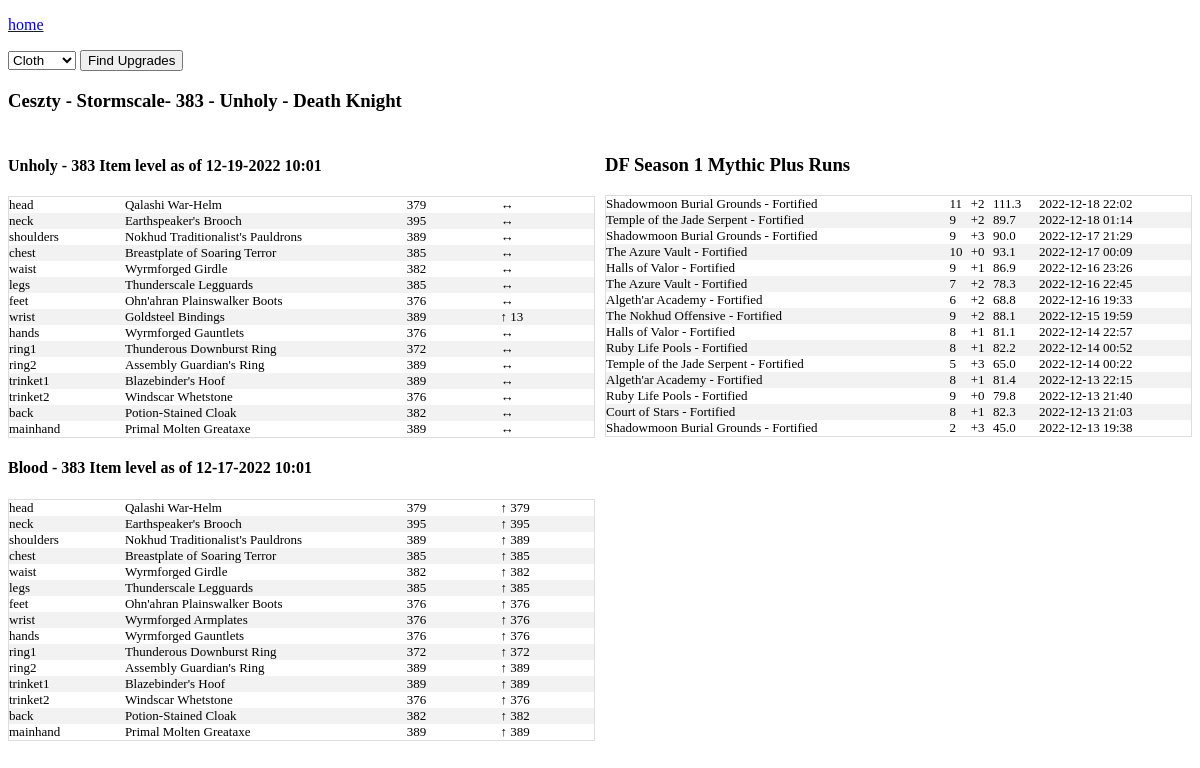
/us/Stormscale/Ceszty, run on the app's committed database.
### tables this page shows
CREATE TABLE character_gear_ext(
  name TEXT,
  realm TEXT,
  region TEXT,
  item_level TEXT,
  item_slot TEXT,
  item_name TEXT,
  derived_item_level REAL,
  last_crawled_at TEXT,
  equipped_item_level TEXT,
  class TEXT,
  unique_key,
  active_spec_name TEXT,
  active_spec_role TEXT,
  slot_item_level_change
, item_lookup);

CREATE TABLE all_mythic_plus_runs (
    name TEXT
    ,region TEXT
    ,realm TEXT
    ,dungeon TEXT
    ,short_name TEXT
    ,mythic_level int
    ,completed_at TEXT
    ,clear_time_ms INT
    ,num_keystone_upgrades INT
    ,map_challenge_mode_id INT
    ,zone_id INT
    ,score FLOAT
    ,affixes TEXT
    ,URL TEXT 
    ,unique_key TEXT UNIQUE
    ,tyr_or_fort TEXT
    , active_spec_name TEXT, active_spec_role TEXT, class TEXT);

### app.py (the view, shortened to what this page needs)
@app.route('/<region>/<realm>/<character_name>',methods=['POST','GET'])
def character_name(region,realm,character_name):
    conn = create_connection()
    cursor = conn.cursor()
    distinct_crawl_dates = cursor.execute("""select distinct active_spec_role
                                        ,active_spec_name
                                        ,last_crawled_at as last_crawled_cleansed
                                        ,last_crawled_at
                                        ,equipped_item_level
                                        from character_gear_ext
                                        where name = '{}'
                                            and realm = '{}'
                                            and region = '{}'

                                        order by last_crawled_at desc
                                            """.format(character_name,realm,region)).fetchall()
    results = cursor.execute("""select *
                            from character_gear_ext
                            where name = '{}'
                                and realm = '{}'
                                and region = '{}'
                            and item_slot not in ('tabard','shirt')
                                """.format(character_name,realm,region))
    data = results.fetchall()
    all_mythic_plus_runs = cursor.execute("""select *
                                    ,strftime('%Y-%m-%d %H:%M',completed_at) as completed_at_cleansed
                                    from all_mythic_plus_runs
                                    where name = '{}'
                                        and realm = '{}'
                                        and region = '{}'
                                    and strftime('%Y-%m-%d %H:%M',completed_at) >= '2022-12-01 00:00'
                                    order by completed_at desc
                                        """.format(character_name,realm,region)).fetchall()
    character = cursor.execute("""select *
                            ,last_crawled_at as last_crawled_cleansed
                            from character_gear_ext
                            where name = '{}'
                                and realm = '{}'
                                and region = '{}'
                            and item_slot not in ('tabard','shirt')
                            order by last_crawled_at desc
                                """.format(character_name,realm,region)).fetchone()
    return render_template('character.html',data=data,character=character,distinct_crawl_dates=distinct_crawl_dates,all_mythic_plus_runs=all_mythic_plus_runs)

### app.py (called while the page is built)
def create_connection():
    conn = None
    try:
        file ="/home/terrysey/MythicPlus/mplus.db"
        conn = sqlite3.connect(file
        ,detect_types=sqlite3.PARSE_DECLTYPES)
        conn.row_factory=sqlite3.Row
        return conn
    except Error as e:
        print(e)
        try:
            file="/Users/terryseyler/git/mythicplus/mplus.db"
            conn = sqlite3.connect(file
            ,detect_types=sqlite3.PARSE_DECLTYPES)
            conn.row_factory=sqlite3.Row
            return conn
        except Error as e:
            print(e)
            try:
                file="C:/Users/tlsey/git/MythicPlus/mplus.db"
                conn = sqlite3.connect(file
                ,detect_types=sqlite3.PARSE_DECLTYPES)
                conn.row_factory=sqlite3.Row
                return conn
            except Error as e:
                print(e)

### templates/character.html (shortened to what this page needs)
<!doctype html>
<link rel="stylesheet" href="{{ url_for('static', filename='style.css') }}">
<html>
<p><a href="{{url_for('index')}}">home</a></p>
<div class="form">
<span>
<form method="POST">
<select name="item_subclass" id="item_subclass">
  <option value="Cloth">Cloth</option>
</select>
<input class="btn" type="submit" name="submit_button" value="Find Upgrades">
</form>
</span>
</div>
<h3>{{ character['name'] }} - {{ character['realm'] }}- {{ character['equipped_item_level'] }} - {{ character['active_spec_name'] }} - {{character['class']}}</h3>
<div class="row">
<div class ="column">
{% for date in distinct_crawl_dates %}
<h4>{{ date['active_spec_name'] }} - {{date['equipped_item_level']}} Item level as of {{date['last_crawled_cleansed'] }}</h4>
<table class="character">
{% for item in data %}
{% if item['last_crawled_at'] == date['last_crawled_at'] %}
<tr>
  <td width="5%">{{ item['item_slot'] }}</td>
  <td width="15%">{{ item['item_name'] }}</td>
  <td width="5%">{{ item['item_level'] }}</td>
{% if item['slot_item_level_change'] > 0 %}
  <td width="5%">&uarr; {{ item['slot_item_level_change']}}</td>
{% elif item['slot_item_level_change'] < 0 %}
  <td width="5%">&darr;{{ item['slot_item_level_change']}}</td>
{% else %}
  <td width="5%">&harr;</td>
{% endif %}
</tr>
{% endif %}
{% endfor %}
</table>
{% endfor %}
</div>
<div class="column">
<h3>DF Season 1 Mythic Plus Runs</h3>
  <table class="character">
  {% for dungeon in all_mythic_plus_runs %}
  <tr>
    <td>{{ dungeon['dungeon'] }} - {{dungeon['tyr_or_fort']}}</td>
    <td>{{ dungeon['mythic_level'] }}</td>
    <td>+{{ dungeon['num_keystone_upgrades'] }}</td>
    <td>{{ dungeon['score'] }}</td>
    <td>{{ dungeon['completed_at_cleansed'] }}</td>
  </tr>
  {% endfor %}
</table>
</div>
</div>

### static/style.css (style rules this page uses)
th, td { text-align: left; vertical-align:top; padding: 0px; font-size: 13px; }
table.character { border-collapse: collapse; border-spacing: 0; width: 100%; border: 1px solid #ddd; }
tr:nth-child(even) { background-color: #f2f2f2; }
.row { display: flex; margin-left:-5px; margin-right:-5px; }
.column { flex: 50%; padding: 5px; }

### data on the page
character_gear_ext: name "Ceszty", realm "Stormscale", equipped_item_level "383", active_spec_name "Unholy", class "Death Knight", item_slot "head", item_name "Qalashi War-Helm", item_level "379"
character_gear_ext: item_slot "neck", item_name "Earthspeaker's Brooch", item_level "395"
character_gear_ext: item_slot "shoulders", item_name "Nokhud Traditionalist's Pauldrons", item_level "389"
character_gear_ext: item_slot "chest", item_name "Breastplate of Soaring Terror", item_level "385"
character_gear_ext: item_slot "waist", item_name "Wyrmforged Girdle", item_level "382"
character_gear_ext: item_slot "legs", item_name "Thunderscale Legguards", item_level "385"
character_gear_ext: item_slot "feet", item_name "Ohn'ahran Plainswalker Boots", item_level "376"
character_gear_ext: item_slot "wrist", item_name "Goldsteel Bindings", item_level "389", slot_item_level_change "13"
character_gear_ext: item_slot "hands", item_name "Wyrmforged Gauntlets", item_level "376"
character_gear_ext: item_slot "ring1", item_name "Thunderous Downburst Ring", item_level "372"
character_gear_ext: item_slot "ring2", item_name "Assembly Guardian's Ring", item_level "389"
character_gear_ext: item_slot "trinket1", item_name "Blazebinder's Hoof", item_level "389"
character_gear_ext: item_slot "trinket2", item_name "Windscar Whetstone", item_level "376"
character_gear_ext: item_slot "back", item_name "Potion-Stained Cloak", item_level "382"
character_gear_ext: item_slot "mainhand", item_name "Primal Molten Greataxe", item_level "389"
character_gear_ext: item_slot "head", item_name "Qalashi War-Helm", item_level "379", slot_item_level_change "379"
character_gear_ext: item_slot "neck", item_name "Earthspeaker's Brooch", item_level "395", slot_item_level_change "395"
character_gear_ext: item_slot "shoulders", item_name "Nokhud Traditionalist's Pauldrons", item_level "389", slot_item_level_change "389"
character_gear_ext: item_slot "chest", item_name "Breastplate of Soaring Terror", item_level "385", slot_item_level_change "385"
character_gear_ext: item_slot "waist", item_name "Wyrmforged Girdle", item_level "382", slot_item_level_change "382"
character_gear_ext: item_slot "legs", item_name "Thunderscale Legguards", item_level "385", slot_item_level_change "385"
character_gear_ext: item_slot "feet", item_name "Ohn'ahran Plainswalker Boots", item_level "376", slot_item_level_change "376"
character_gear_ext: item_slot "wrist", item_name "Wyrmforged Armplates", item_level "376", slot_item_level_change "376"
character_gear_ext: item_slot "hands", item_name "Wyrmforged Gauntlets", item_level "376", slot_item_level_change "376"
character_gear_ext: item_slot "ring1", item_name "Thunderous Downburst Ring", item_level "372", slot_item_level_change "372"
character_gear_ext: item_slot "ring2", item_name "Assembly Guardian's Ring", item_level "389", slot_item_level_change "389"
character_gear_ext: item_slot "trinket1", item_name "Blazebinder's Hoof", item_level "389", slot_item_level_change "389"
character_gear_ext: item_slot "trinket2", item_name "Windscar Whetstone", item_level "376", slot_item_level_change "376"
character_gear_ext: item_slot "back", item_name "Potion-Stained Cloak", item_level "382", slot_item_level_change "382"
character_gear_ext: item_slot "mainhand", item_name "Primal Molten Greataxe", item_level "389", slot_item_level_change "389"
all_mythic_plus_runs: dungeon "Shadowmoon Burial Grounds", tyr_or_fort "Fortified", mythic_level "11", num_keystone_upgrades "2", score "111.3", completed_at_cleansed "2022-12-18 22:02"
all_mythic_plus_runs: dungeon "Temple of the Jade Serpent", tyr_or_fort "Fortified", mythic_level "9", num_keystone_upgrades "2", score "89.7", completed_at_cleansed "2022-12-18 01:14"
all_mythic_plus_runs: dungeon "Shadowmoon Burial Grounds", tyr_or_fort "Fortified", mythic_level "9", num_keystone_upgrades "3", score "90.0", completed_at_cleansed "2022-12-17 21:29"
all_mythic_plus_runs: dungeon "The Azure Vault", tyr_or_fort "Fortified", mythic_level "10", num_keystone_upgrades "0", score "93.1", completed_at_cleansed "2022-12-17 00:09"
all_mythic_plus_runs: dungeon "Halls of Valor", tyr_or_fort "Fortified", mythic_level "9", num_keystone_upgrades "1", score "86.9", completed_at_cleansed "2022-12-16 23:26"
all_mythic_plus_runs: dungeon "The Azure Vault", tyr_or_fort "Fortified", mythic_level "7", num_keystone_upgrades "2", score "78.3", completed_at_cleansed "2022-12-16 22:45"
all_mythic_plus_runs: dungeon "Algeth'ar Academy", tyr_or_fort "Fortified", mythic_level "6", num_keystone_upgrades "2", score "68.8", completed_at_cleansed "2022-12-16 19:33"
all_mythic_plus_runs: dungeon "The Nokhud Offensive", tyr_or_fort "Fortified", mythic_level "9", num_keystone_upgrades "2", score "88.1", completed_at_cleansed "2022-12-15 19:59"
all_mythic_plus_runs: dungeon "Halls of Valor", tyr_or_fort "Fortified", mythic_level "8", num_keystone_upgrades "1", score "81.1", completed_at_cleansed "2022-12-14 22:57"
all_mythic_plus_runs: dungeon "Ruby Life Pools", tyr_or_fort "Fortified", mythic_level "8", num_keystone_upgrades "1", score "82.2", completed_at_cleansed "2022-12-14 00:52"
all_mythic_plus_runs: dungeon "Temple of the Jade Serpent", tyr_or_fort "Fortified", mythic_level "5", num_keystone_upgrades "3", score "65.0", completed_at_cleansed "2022-12-14 00:22"
all_mythic_plus_runs: dungeon "Algeth'ar Academy", tyr_or_fort "Fortified", mythic_level "8", num_keystone_upgrades "1", score "81.4", completed_at_cleansed "2022-12-13 22:15"
all_mythic_plus_runs: dungeon "Ruby Life Pools", tyr_or_fort "Fortified", mythic_level "9", num_keystone_upgrades "0", score "79.8", completed_at_cleansed "2022-12-13 21:40"
all_mythic_plus_runs: dungeon "Court of Stars", tyr_or_fort "Fortified", mythic_level "8", num_keystone_upgrades "1", score "82.3", completed_at_cleansed "2022-12-13 21:03"
all_mythic_plus_runs: dungeon "Shadowmoon Burial Grounds", tyr_or_fort "Fortified", mythic_level "2", num_keystone_upgrades "3", score "45.0", completed_at_cleansed "2022-12-13 19:38"

### other printed values
{{ date['active_spec_name'] }} "Unholy" "Blood"
{{ date['equipped_item_level'] }} "383" "383"
{{ date['last_crawled_cleansed'] }} "12-19-2022 10:01" "12-17-2022 10:01"
